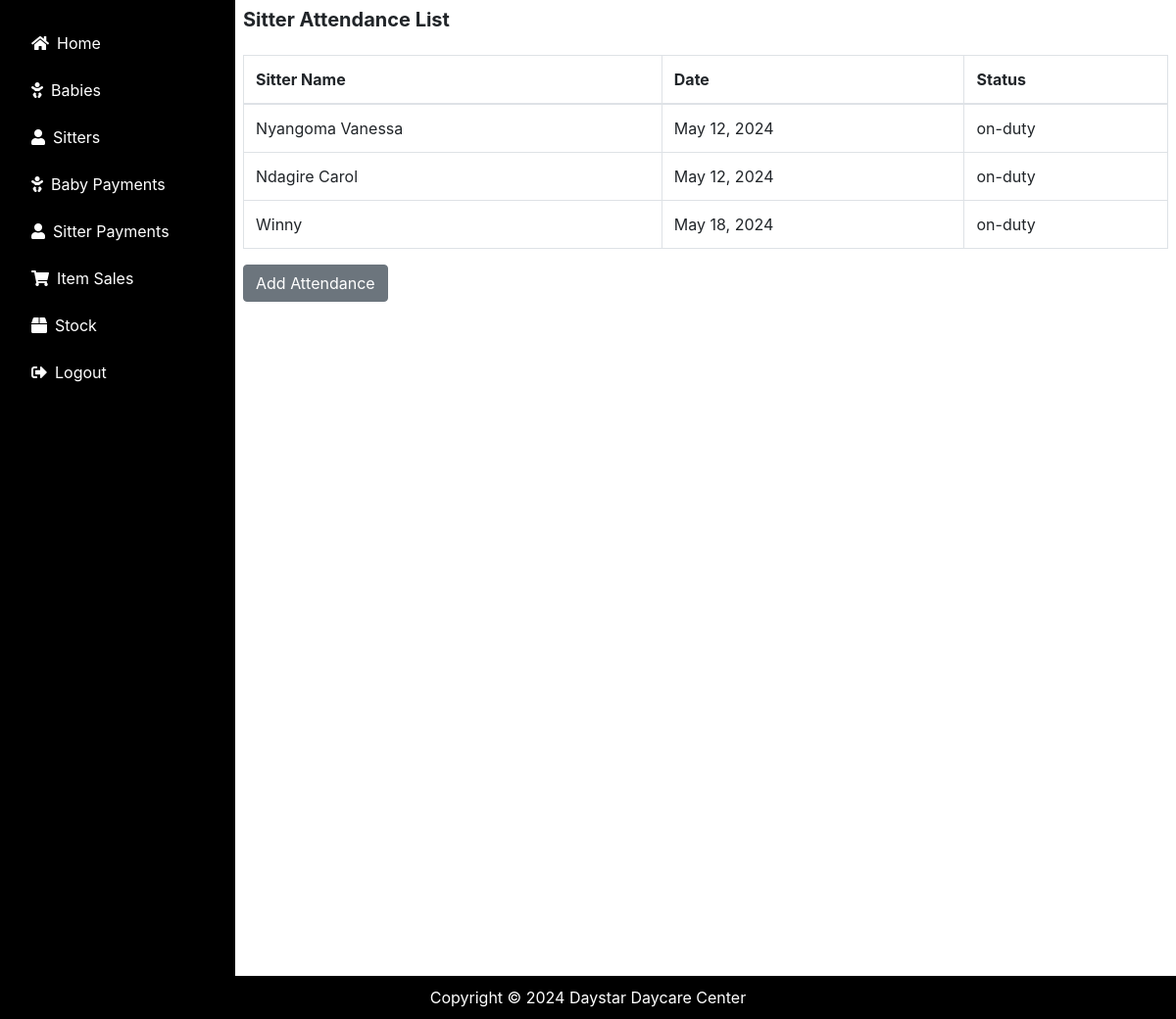
The page /sitterattendance/ (signed in) on the database its author committed.
### daycare/models.py (models this page shows, shortened)
class Sitterattendance(models.Model):
    sitter_number = models.CharField(max_length=200,unique=True)
    s_name = models.ForeignKey(Sitter, on_delete=models.CASCADE)
    date = models.DateField(default=timezone.now)
    status = models.CharField(max_length=15, default='on-duty')

class Sitter(models.Model):
    s_name = models.CharField(max_length=20)
    location = models.CharField(max_length=20, default='Kabalagala')
    date_of_birth = models.DateField()
    gender = models.CharField(max_length=10, choices=[('M', 'Male'), ('F', 'Female')])
    next_of_kin = models.CharField(max_length=20)
    nin = models.CharField(max_length=20)
    recommender_name = models.CharField(max_length=20)
    religion = models.CharField(max_length=25, blank=True)
    education_level = models.CharField(max_length=255)
    sitter_number = models.CharField(max_length=8,  unique=True,blank=False, null=True)
    contact = models.CharField(max_length=15)
    def __str__(self):
        return self.s_name

### daycare/views.py (the view)
# urls.py: path('sitterattendance/', views.list_sitter_attendance, name='list_sitter_attendance'),
@login_required
def list_sitter_attendance(request):
    sitter_attendance = Sitterattendance.objects.all()
    return render(request, 'daycare/sitterattendance_list.html', {'sitter_attendance': sitter_attendance})

### daycare/templates/daycare/sitterattendance_list.html (shortened to what this page needs)
{% extends 'daycare/base.html' %}
{% block content %}
    <h1 style="font-size: 20px;"><b>Sitter Attendance List</b></h1>
    <table class="table table-bordered">
        <thead>
            <tr>
                <th>Sitter Name</th>
                <th>Date</th>
                <th>Status</th>
            </tr>
        </thead>
        <tbody>
            {% for attendance in sitter_attendance %}
                <tr>
                    <td>{{ attendance.s_name }}</td>
                    <td>{{ attendance.date }}</td>
                    <td>{{ attendance.status }}</td>
                </tr>
            {% endfor %}
        </tbody>
    </table>
    <a href="{% url 'add_sitter_attendance' %}" class="btn btn-secondary">Add Attendance</a>
{% endblock %}

### daycare/templates/daycare/base.html (style rules this page uses)
body { margin: 0; padding-bottom: 60px; overflow-x: hidden; }

### rows shown on the page
Sitterattendance: s_name "Nyangoma Vanessa", date "May 12, 2024", status "on-duty"
Sitterattendance: s_name "Ndagire Carol", date "May 12, 2024", status "on-duty"
Sitterattendance: s_name "Winny", date "May 18, 2024", status "on-duty"
